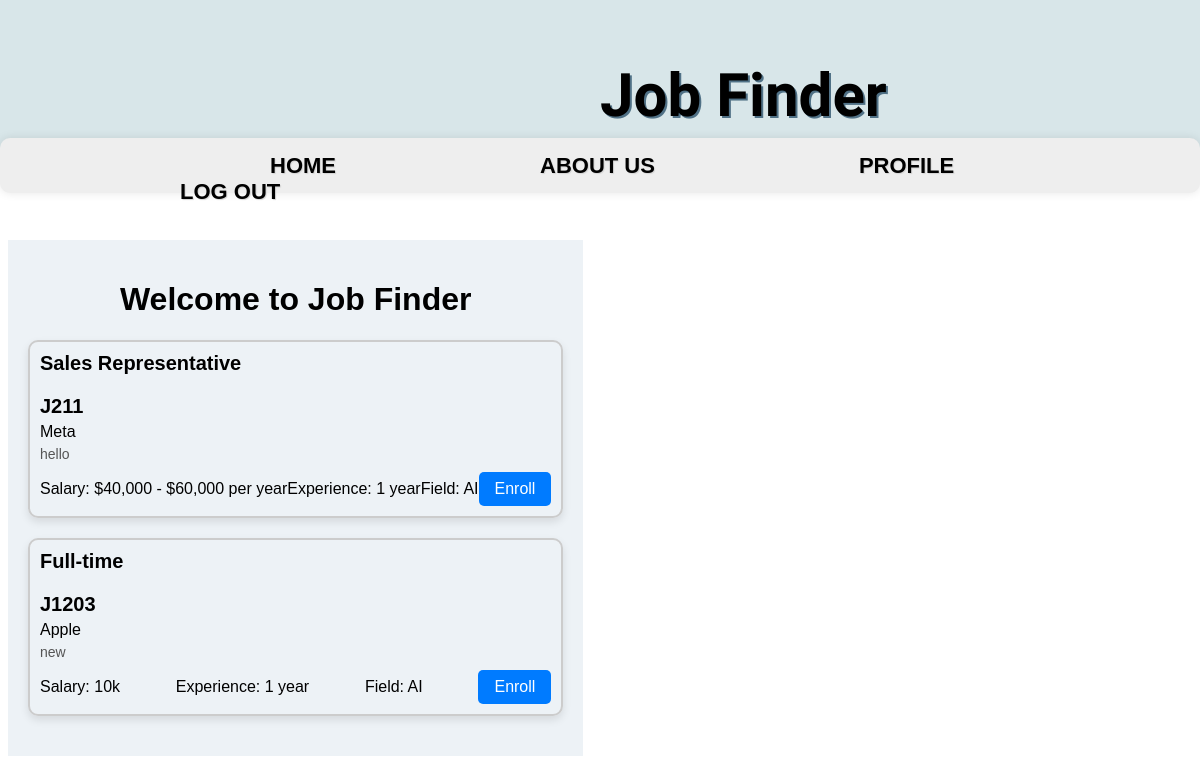
The app's page /ulogged.php (signed in) with its own data.
### tables this page shows
CREATE TABLE `jobs` (
  `company` varchar(50) NOT NULL,
  `job_type` varchar(50) NOT NULL,
  `branch` varchar(20) NOT NULL,
  `salary` varchar(30) NOT NULL,
  `description` varchar(300) NOT NULL,
  `jexp` varchar(30) NOT NULL,
  `jfield` varchar(100) NOT NULL,
  `jobid` varchar(30) NOT NULL
);

### ulogged.php (the view, shortened to what this page needs)
<!DOCTYPE html>
<html lang="en">
<head>
    <link rel="stylesheet" href="index.css">
</head>
<body>
    <div class="top">
        <p class="heading">Job Finder</p>
    </div>
    <div class="navbar">
        <a href="ulogged.php" class="ah" style="margin-left:250px;">HOME</a>
        <a href="uabt.php" class="ah">ABOUT US</a>
        <a href="upage.php" class="ah">PROFILE</a>
        <a href="logout.php" class="ah">LOG OUT</a>
    </div>
    <div class="cont">
        <center>
            <h1>Welcome to Job Finder</h1>
        </center>
        <?php
if (isset($_SESSION['uid'])) {
    $uid = $_SESSION['uid'];
    $db_user = "root";
    $db_password = "";
    $db_name = "addemps";
    $conn = new mysqli("localhost", $db_user, $db_password, $db_name);
    $user_query = "SELECT field, exp FROM udet WHERE uid = '$uid'";
    $user_result = $conn->query($user_query);
    $user_row = $user_result->fetch_assoc();
    $user_field = $user_row['field'];
    $user_exp = $user_row['exp'];
    $sql = "SELECT * FROM jobs WHERE jfield = '$user_field' AND jexp <= '$user_exp'";
    $result = $conn->query($sql);
    if ($result->num_rows > 0) {
        echo "<div class='job-tiles'>";
        while ($row = $result->fetch_assoc()) {
            echo "<div class='job-tile'>";
            echo "<div class='job-title'>" . $row['job_type'] . "<p> </p>" . $row['jobid'] . "</div>";
            echo "<div class='job-company'>" . $row['company'] . "</div>";
            echo "<div class='job-description'>" . $row['description'] . "</div>";
            echo "<div class='job-details'>";
            echo "<div>Salary: " . $row['salary'] . "</div>";
            echo "<div>Experience: " . $row['jexp'] . "</div>";
            echo "<div>Field: " . $row['jfield'] . "</div>";
            echo "<a class='job-enroll-link' href='enrollment.php?jobid=" . $row['jobid'] . "'>Enroll</a>";
            echo "</div>";
            echo "</div>";
        }
        echo "</div>";
    } else {
        echo "No jobs available matching your current field and experience.";
    }
} else {
    echo "You are not logged in.";
}
?>
    </div>
</body>
</html>

### index.css (style rules this page uses)
.top { width: 100%; height: 150px; background-color: rgb(216, 230, 233); position: fixed; top: 0; left: 0; z-index: 1; display: flex; box-shadow: 0 0 10px rgba(0, 0, 0, 0.1); }
.heading { padding-left: 600px; font-size: 60px; font-family: "Comfortaa", sans-serif; font-weight: 700; text-shadow: 2px 2px rgb(80, 113, 134); }
.navbar { height: 40px; width: 100%; position: fixed; padding-top: 15px; left: 0; background-color: rgb(238, 238, 238); margin-top: 130px; border-radius: 10px; z-index: 1; border: none; box-shadow: 0 0 10px rgba(0, 0, 0, 0.1); }
.ah { text-decoration: none; font-family: "Trebuchet MS", "Lucida Sans Unicode", "Lucida Grande", "Lucida Sans", Arial, sans-serif; margin-left: 160px; color: black; text-shadow: 1px 1px 1px lightgrey; font-weight: 700; font-size: 22px; padding: 10px; padding-left: 20px; padding-right: 20px; }

### ulogged.php (style rules this page uses)
.cont { position: absolute; top:30%; font-family: Verdana, Geneva, Tahoma, sans-serif; background-color: #edf2f6; padding: 20px; }
.job-tile { border: 2px solid #ccc; border-radius: 10px; margin-bottom: 20px; padding: 10px; box-shadow: 0 4px 8px rgba(0, 0, 0, 0.1); transition: transform 0.3s ease; }
.job-title { font-size: 20px; font-weight: bold; margin-bottom: 5px; }
.job-company { font-size: 16px; margin-bottom: 5px; }
.job-description { font-size: 14px; color: #555; margin-bottom: 10px; }
.job-details { display: flex; justify-content: space-between; align-items: center; }
.job-enroll-link { background-color: #007bff; color: white; border: none; border-radius: 5px; padding: 8px 16px; text-decoration: none; }

### records on screen
jobs: job_type "Sales Representative", jobid "J211", company "Meta", description "hello", salary "$40,000 - $60,000 per year", jexp "1 year", jfield "AI"
jobs: job_type "Full-time", jobid "J1203", company "Apple", description "new", salary "10k", jexp "1 year", jfield "AI"
